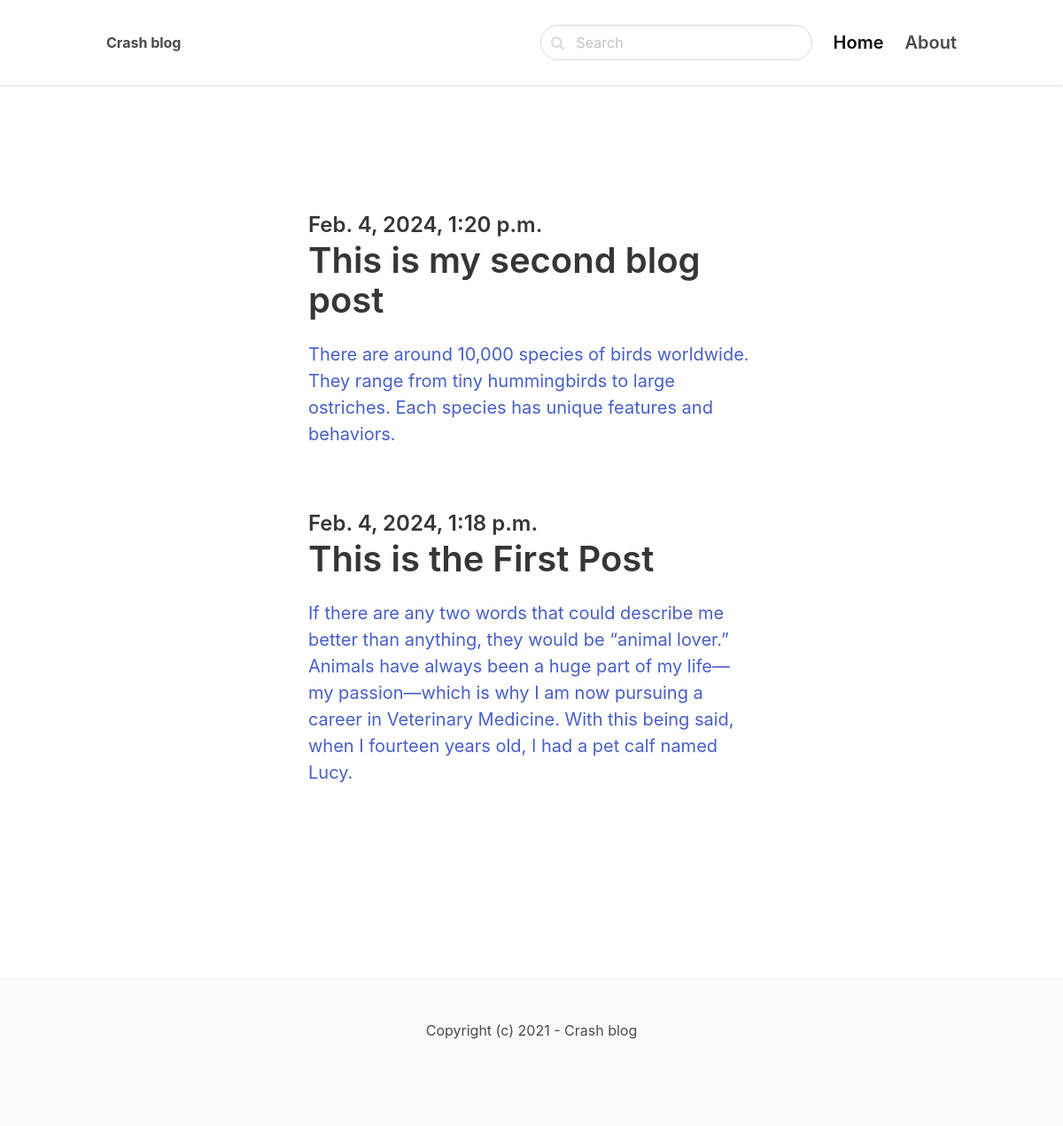
The page / on the database its author committed.
### blog/models.py (models this page shows)
class Post(models.Model):
    title = models.CharField(max_length=255)
    slug = models.SlugField()
    intro =models.TextField()
    body = models.TextField()
    created_at=models.DateTimeField(auto_now_add=True)
    class Meta:
        ordering = ('-created_at',)

### core/views.py (the view)
# urls.py: path('',frontpage,name='frontpage'),
def frontpage(request):
    posts=Post.objects.all()
    return render(request,'core/frontpage.html',{'posts':posts})

### core/templates/core/frontpage.html (shortened to what this page needs)
{% extends 'core/base.html' %}
{% block content %}
<section class="hero">
    <div class="hero-body">
        <div class="container">
            <section class="section">
                <div class="columns">
                    <div class="column is-8 is-offset-2">
                        {% for post in posts %}
                        <div class="content is-medium">
                            <a href="{% url 'post_detail' post.slug %}">
                                <h2 class="subtitle is-4"> {{post.created_at}}</h2>
                                <h1 class="title">{{ post.title }}</h1>
                                <p>{{ post.intro }}</p>
                            </a>
                        </div>
                        <br>
                        <br>
                        {% endfor %}
                    </div>
                </div>
            </section>
        </div>
    </div>
</section>
{% endblock %}

### core/templates/core/base.html (shortened to what this page needs)
<!DOCTYPE html>
<html>
<head>
    <link rel="stylesheet" href="https://unpkg.com/bulma@0.9.2/css/bulma.min.css">
    <link href="https://stackpath.bootstrapcdn.com/font-awesome/4.7.0/css/font-awesome.min.css" rel="stylesheet"
>
</head>
<body>
    <nav class="navbar">
        <div class="container">
            <div class="navbar-brand">
                <a class="navbar-item" href="/">
                    <strong>Crash blog</strong>
                </a>
            </div>
            <div id="navbarMenu" class="navbar-menu">
                <div class="navbar-end">
                    <div class="navbar-item">
                        <div class="control has-icons-left">
                            <input class="input is-rounded" name="query" type="text" placeholder="Search">
                            <span class="icon is-left">
                            </span>
                        </div>
                    </div>
                    <a href="/" class="navbar-item is-active is-size-5 has-text-weight-semibold">
                        Home
                    </a>
                    <a href="/about" class="navbar-item is-size-5 has-text-weight-semibold">
                        About
                    </a>
                </div>
            </div>
        </div>
    </nav>
    <section class="section">
        <div class="container">
            {% block content %}
            {% endblock %}
        </div>
    </section>
    <footer class="footer">
        <div class="content has-text-centered">
            <p>
                Copyright (c) 2021 - Crash blog
            </p>
        </div>
    </footer>
</body>
</html>

### core/templates/core/base.html (style rules this page uses)
nav.navbar { height: 6rem !important; box-shadow: 0 1px 3px 0 rgba(0, 0, 0, .1), 0 1px 2px 0 rgba(0, 0, 0, .06) !important; }

### rows shown on the page
Post: created_at "Feb. 4, 2024, 1:20 p.m.", title "This is my second blog post", intro "There are around 10,000 species of birds worldwide. They range from tiny hummingbirds to large ostriches. Each species has unique features and behaviors."
Post: created_at "Feb. 4, 2024, 1:18 p.m.", title "This is the First Post", intro "If there are any two words that could describe me better than anything, they would be “animal lover.” Animals have always been a huge part of my life—my passion—which is why I am now pursuing a career in Veterinary Medicine. With this being said, when I fourteen years old, I had a pet calf named Lucy."
